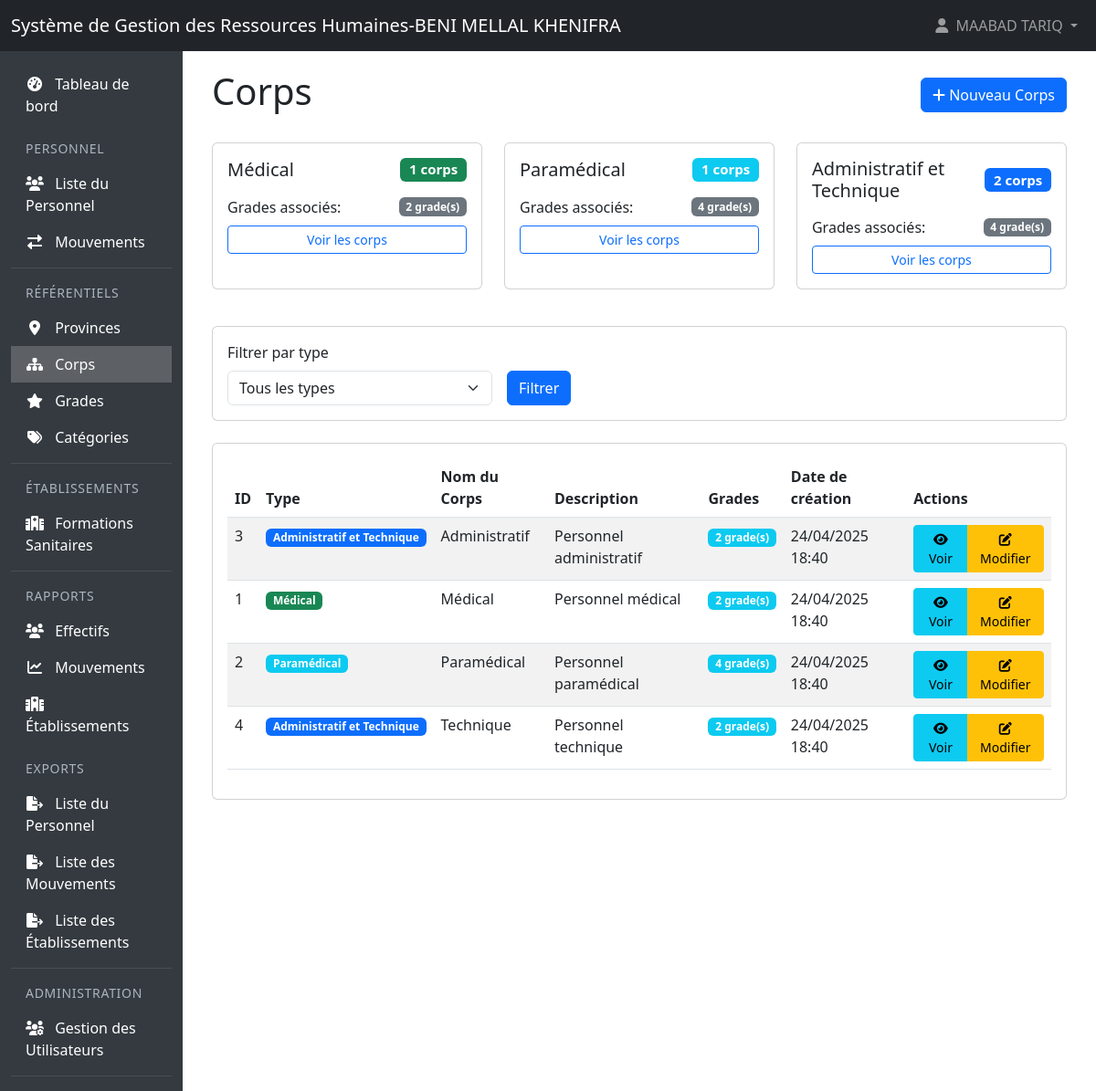
The page /APP_SGRHBMKH/corps (signed in) on the database its author committed.
### tables this page shows
CREATE TABLE `corps` (
  `id` int(11) NOT NULL,
  `nom_corps` varchar(100) NOT NULL,
  `type_corps` enum('MEDICAL','PARAMEDICAL','ADMINISTRATIF') NOT NULL DEFAULT 'ADMINISTRATIF',
  `description` text DEFAULT NULL,
  `created_at` timestamp NOT NULL DEFAULT current_timestamp(),
  `updated_at` timestamp NOT NULL DEFAULT current_timestamp() ON UPDATE current_timestamp(),
  `deleted_at` timestamp NULL DEFAULT NULL
);

### controllers/CorpsController.php (called while the page is built, shortened)
<?php
class CorpsController extends Controller {
    private $corpsModel;
    public function __construct() {
        require_once __DIR__ . '/../models/Corps.php';
        $this->corpsModel = new Corps();
    }
    public function index() {
        $page = isset($_GET['page']) ? (int)$_GET['page'] : 1;
        $perPage = 10;
        $type = $_GET['type'] ?? null;
        $stats = $this->corpsModel->getStatsByType();
        try {
            $offset = ($page - 1) * $perPage;
            if ($type) {
                $total = $this->corpsModel->countByType($type);
                $corps = $this->corpsModel->findByType($type, "LIMIT $perPage OFFSET $offset");
            } else {
                $total = $this->corpsModel->count();
                $corps = $this->corpsModel->findWithGrades($perPage, $offset);
            }
            $total_pages = ceil($total / $perPage);
            $types = $this->corpsModel->getTypes();
            $this->render('corps/index', [
                'corps' => $corps,
                'stats' => $stats,
                'types' => $types,
                'current_type' => $type,
                'canCreate' => $this->canCreate(),
                'canEdit' => $this->canEdit(),
                'canDelete' => $this->canDelete(),
                'pagination' => [
                    'current_page' => $page,
                    'per_page' => $perPage,
                    'total_pages' => $total_pages,
                    'total' => $total,
                    'has_previous' => $page > 1,
                    'has_next' => $page < $total_pages,
                    'previous_page' => $page - 1,
                    'next_page' => $page + 1
                ]
            ]);
        } catch (Exception $e) {
            error_log("Error in corps index: " . $e->getMessage());
            $this->setFlashMessage('error', 'Une erreur est survenue lors du chargement des corps.');
            $this->redirect('/corps');
        }
    }
}

### models/Model.php (called while the page is built, shortened)
<?php
require_once __DIR__ . '/../config/database.php';
abstract class Model {
    public function __construct() {
        $database = new Database();
        $this->db = $database->getConnection();
    }
}
?>

### config/database.php (called while the page is built, shortened)
<?php
class Database {
    private $host = "localhost";
    private $db_name = "sgrhbmkh_db";
    private $username = "root";
    private $password = "";
    public function getConnection() {
        $this->db = null;
        try {
            $dsn = "mysql:host=" . $this->host . ";dbname=" . $this->db_name . ";charset=utf8";
            $this->db = new PDO($dsn, $this->username, $this->password, [
                PDO::ATTR_ERRMODE => PDO::ERRMODE_EXCEPTION,
                PDO::ATTR_DEFAULT_FETCH_MODE => PDO::FETCH_ASSOC,
                PDO::ATTR_EMULATE_PREPARES => false,
                PDO::MYSQL_ATTR_INIT_COMMAND => "SET NAMES utf8mb4"
            ]);
            $this->db->query("SELECT 1");
        } catch(PDOException $e) {
            error_log("Database connection error: " . $e->getMessage());
            error_log("DSN used: " . $dsn);
            error_log("Stack trace: " . $e->getTraceAsString());
            throw new Exception("Une erreur est survenue lors de la connexion à la base de données: " . $e->getMessage());
        }
        return $this->db;
    }
}
?>

### models/Corps.php (called while the page is built, shortened)
<?php
class Corps extends Model {
    public function __construct() {
        parent::__construct();
        $this->table = 'corps';
    }
    public function getTypes() {
        return [
            self::TYPE_MEDICAL => 'Médical',
            self::TYPE_PARAMEDICAL => 'Paramédical',
            self::TYPE_ADMINISTRATIF => 'Administratif et Technique'
        ];
    }
    public function findWithGrades($limit = null, $offset = null) {
        try {
            $sql = "SELECT c.*, COUNT(CASE WHEN g.deleted_at IS NULL THEN g.id END) as nombre_grades
                    FROM {$this->table} c
                    LEFT JOIN grades g ON c.id = g.corps_id
                    WHERE c.deleted_at IS NULL
                    GROUP BY c.id, c.nom_corps, c.type_corps, c.description, c.created_at, c.updated_at, c.deleted_at
                    ORDER BY c.nom_corps";
            if ($limit !== null) {
                $sql .= " LIMIT :limit";
                if ($offset !== null) {
                    $sql .= " OFFSET :offset";
                }
            }
            $stmt = $this->db->prepare($sql);
            if ($limit !== null) {
                $stmt->bindValue(':limit', $limit, \PDO::PARAM_INT);
                if ($offset !== null) {
                    $stmt->bindValue(':offset', $offset, \PDO::PARAM_INT);
                }
            }
            $stmt->execute();
            return $stmt->fetchAll(\PDO::FETCH_ASSOC);
        } catch (\PDOException $e) {
            error_log("Error in findWithGrades: " . $e->getMessage());
            throw new \Exception("Erreur lors de la récupération des corps");
        }
    }
    public function getStatsByType() {
        try {
            $sql = "SELECT
                    c.type_corps,
                    COUNT(DISTINCT c.id) as total_corps,
                    COUNT(DISTINCT g.id) as total_grades
                FROM {$this->table} c
                LEFT JOIN grades g ON c.id = g.corps_id AND g.deleted_at IS NULL
                WHERE c.deleted_at IS NULL
                GROUP BY c.type_corps
                ORDER BY c.type_corps";
            $stmt = $this->db->prepare($sql);
            $stmt->execute();
            return $stmt->fetchAll(\PDO::FETCH_ASSOC);
        } catch (\PDOException $e) {
            error_log("Error in getStatsByType: " . $e->getMessage());
            throw new \Exception("Erreur lors de la récupération des statistiques");
        }
    }
}

### views/corps/index.php (the view, shortened to what this page needs)
<div class="container-fluid">
    <div class="d-flex justify-content-between align-items-center mb-4">
        <h1>Corps</h1>
        <?php if ($canCreate): ?>
            <a href="/APP_SGRHBMKH/corps/create" class="btn btn-primary">
                <i class="fas fa-plus"></i> Nouveau Corps
            </a>
        <?php endif; ?>
    </div>
    <div class="row mb-4">
        <?php foreach ($stats as $stat): ?>
            <?php
            $typeLabel = $types[$stat['type_corps']] ?? $stat['type_corps'];
            $badgeClass = match($stat['type_corps']) {
                Corps::TYPE_MEDICAL => 'bg-success',
                Corps::TYPE_PARAMEDICAL => 'bg-info',
                Corps::TYPE_ADMINISTRATIF => 'bg-primary',
                default => 'bg-secondary'
            };
            ?>
            <div class="col-md-4 mb-3">
                <div class="card h-100">
                    <div class="card-body">
                        <h5 class="card-title d-flex justify-content-between align-items-center">
                            <?= $typeLabel ?>
                            <span class="badge <?= $badgeClass ?>"><?= $stat['total_corps'] ?> corps</span>
                        </h5>
                        <div class="mt-3">
                            <div class="d-flex justify-content-between align-items-center mb-2">
                                <span>Grades associés:</span>
                                <span class="badge bg-secondary"><?= $stat['total_grades'] ?> grade(s)</span>
                            </div>
                            <a href="/APP_SGRHBMKH/corps?type=<?= $stat['type_corps'] ?>"
                               class="btn btn-sm btn-outline-primary w-100"
                               aria-label="Voir les corps de type <?= $typeLabel ?>">
                                Voir les corps
                            </a>
                        </div>
                    </div>
                </div>
            </div>
        <?php endforeach; ?>
    </div>
    <div class="card mb-4">
        <div class="card-body">
            <form action="/APP_SGRHBMKH/corps" method="GET" class="row g-3" role="search">
                <div class="col-md-4">
                    <label for="type" class="form-label">Filtrer par type</label>
                    <select class="form-select" id="type" name="type" aria-label="Filtrer les corps par type">
                        <option value="">Tous les types</option>
                    </select>
                </div>
                <div class="col-md-2 d-flex align-items-end">
                    <button type="submit" class="btn btn-primary me-2">Filtrer</button>
                </div>
            </form>
        </div>
    </div>
    <?php if (empty($corps)): ?>
        <div class="alert alert-info" role="alert">
            Aucun corps n'a été trouvé.
        </div>
    <?php else: ?>
        <div class="card">
            <div class="card-body">
                <div class="table-responsive">
                    <table class="table table-striped table-hover" role="grid" aria-label="Liste des corps">
                        <thead>
                            <tr>
                                <th scope="col">ID</th>
                                <th scope="col">Type</th>
                                <th scope="col">Nom du Corps</th>
                                <th scope="col">Description</th>
                                <th scope="col">Grades</th>
                                <th scope="col">Date de création</th>
                                <th scope="col">Actions</th>
                            </tr>
                        </thead>
                        <tbody>
                            <?php foreach ($corps as $c): ?>
                                <?php
                                $badgeClass = match($c['type_corps']) {
                                    Corps::TYPE_MEDICAL => 'bg-success',
                                    Corps::TYPE_PARAMEDICAL => 'bg-info',
                                    Corps::TYPE_ADMINISTRATIF => 'bg-primary',
                                    default => 'bg-secondary'
                                };
                                ?>
                                <tr>
                                    <td><?= $c['id'] ?></td>
                                    <td>
                                        <span class="badge <?= $badgeClass ?>">
                                            <?= $types[$c['type_corps']] ?? $c['type_corps'] ?>
                                        </span>
                                    </td>
                                    <td><?= htmlspecialchars($c['nom_corps']) ?></td>
                                    <td><?= htmlspecialchars($c['description'] ?? '') ?></td>
                                    <td>
                                        <span class="badge bg-info">
                                            <?= $c['nombre_grades'] ?> grade(s)
                                        </span>
                                    </td>
                                    <td><?= date('d/m/Y H:i', strtotime($c['created_at'])) ?></td>
                                    <td>
                                        <div class="btn-group" role="group" aria-label="Actions pour le corps">
                                            <a href="/APP_SGRHBMKH/corps/show/<?= $c['id'] ?>"
                                               class="btn btn-sm btn-info"
                                               aria-label="Voir les détails de <?= htmlspecialchars($c['nom_corps']) ?>">
                                                <i class="fas fa-eye"></i> Voir
                                            </a>
                                            <?php if ($canEdit): ?>
                                                <a href="/APP_SGRHBMKH/corps/edit/<?= $c['id'] ?>"
                                                   class="btn btn-sm btn-warning"
                                                   aria-label="Modifier <?= htmlspecialchars($c['nom_corps']) ?>">
                                                    <i class="fas fa-edit"></i> Modifier
                                                </a>
                                            <?php endif; ?>
                                        </div>
                                    </td>
                                </tr>
                            <?php endforeach; ?>
                        </tbody>
                    </table>
                </div>
            </div>
        </div>
    <?php endif; ?>
</div>

### rows shown on the page
corps: id "3", type_corps "Administratif et Technique", nom_corps "Administratif", description "Personnel administratif", nombre_grades "2", created_at "24/04/2025 18:40"
corps: id "1", type_corps "Médical", nom_corps "Médical", description "Personnel médical", nombre_grades "2", created_at "24/04/2025 18:40"
corps: id "2", type_corps "Paramédical", nom_corps "Paramédical", description "Personnel paramédical", nombre_grades "4", created_at "24/04/2025 18:40"
corps: id "4", type_corps "Administratif et Technique", nom_corps "Technique", description "Personnel technique", nombre_grades "2", created_at "24/04/2025 18:40"

### other values the page prints
$_SESSION['user_name'] "MAABAD TARIQ"
$typeLabel "Médical"
$stat['total_corps'] "1"
$stat['total_grades'] "2"
$typeLabel "Paramédical"
$stat['total_grades'] "4"
$typeLabel "Administratif et Technique"
$stat['total_corps'] "2"
